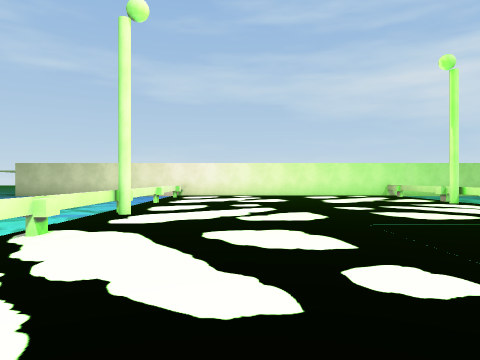
View 1 (above)

14 first-person views from a walk through a Unity game level. The camera is 1.4 m above the floor, looks level and sees 70° across. The floor is counted in squares, 2 m on a side. Each view is taken from the middle of a square. On the plan, view 1 faces up. The plan holds only what a view shows up to about 11 squares ahead; the rest is blank. The place goes on beyond the plan. The player character is not drawn. Some surface patterns are stand-ins.

View 2
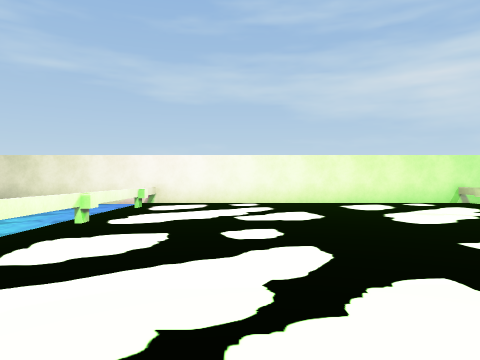

View 3
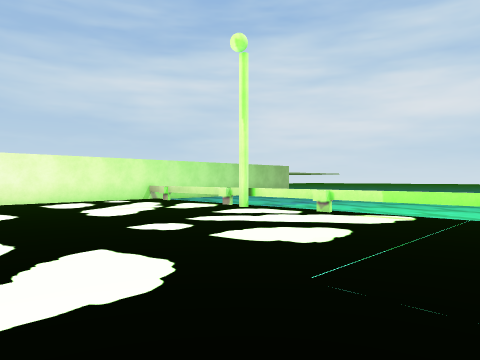

View 4
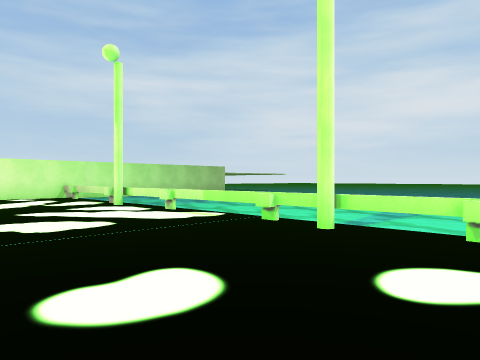

View 5
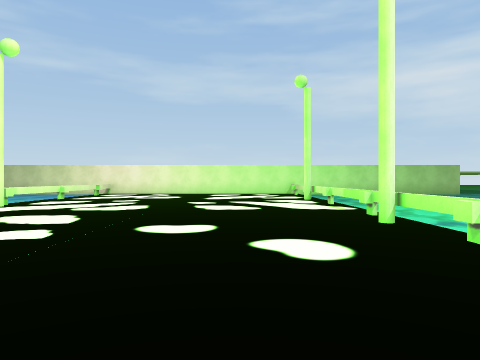

View 6
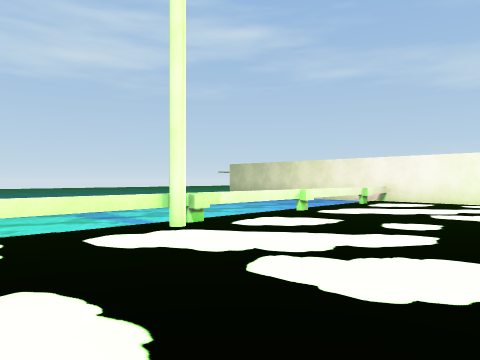

View 7
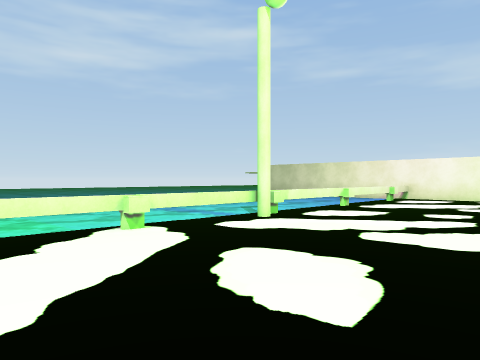

View 8
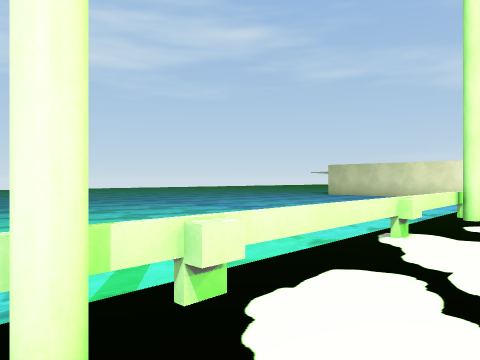

View 9
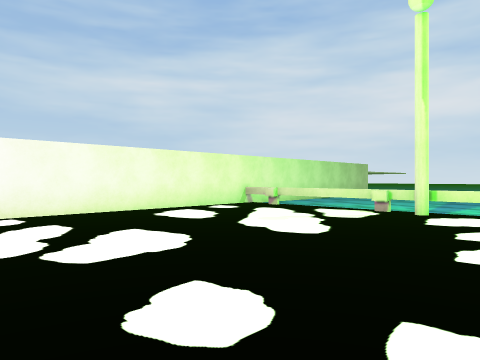

View 10
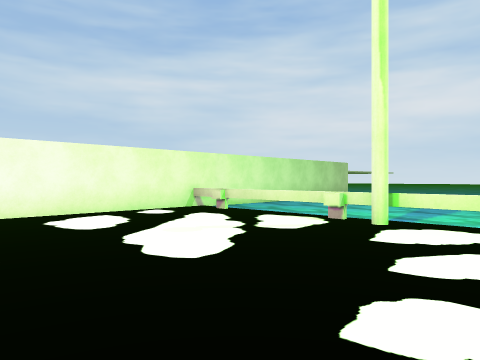

View 11
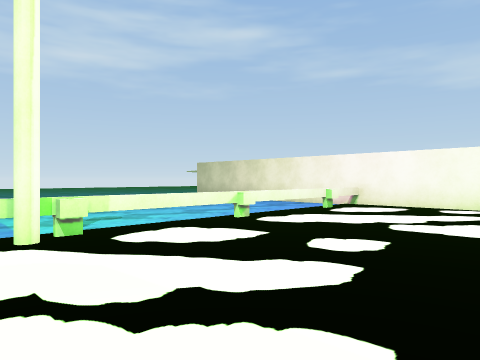

View 12
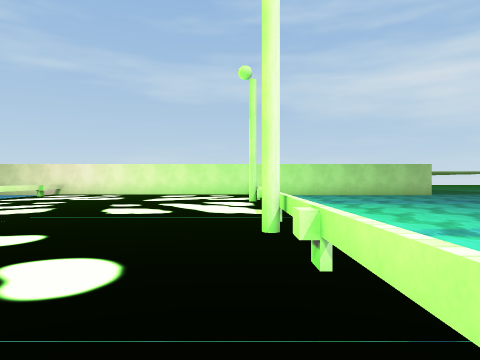

View 13
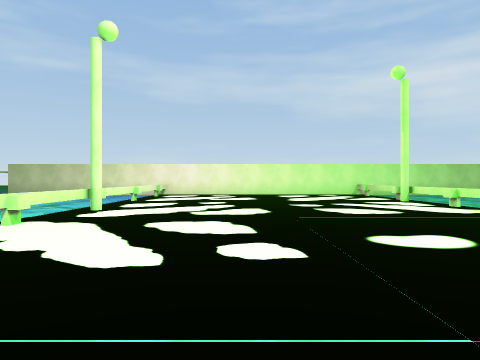

View 14
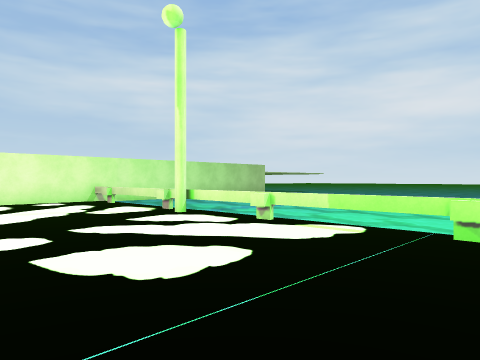

### Floor plan
Key: @ floor where view 1 was taken; # wall or solid block; . floor; = window, fence, low wall or low ledge; ≈ water the walk keeps out of; B block; O other object.
Columns run from 5 left of view 1 to 9 right of it. Each row starts with its distance up from view 1.
 16   ###########
 15 ≈≈=.........=≈≈
 14 ≈≈O.........O≈≈
 13 ≈≈=.........=≈≈
 12 ≈≈=.........=≈≈
 11 ≈≈#B........B≈≈
 10 ≈≈#.........=≈≈
  9 ≈≈=.........=≈≈
  8 ≈≈B.........B≈≈
  7 ≈≈#.........=≈≈
  6 ≈≈=.........=≈≈
  5 ≈≈#.........B≈≈
  4 ≈≈#B....   .=≈≈
  3 ≈≈=.......  =≈≈
  2  ≈=........ B≈≈
  1  ≈B..... ...=
  0  ≈= .@      =
 -1       .    .
 -2          .

Positions as (right, up) in squares from view 1, and headings:
1: (0, 0), facing up
2: (0, 5), facing up
3: (0, 4), facing up-right
4: (2, 1), facing up-right
5: (4, -2), facing up
6: (2, 4), facing up-left
7: (2, 2), facing up-left
8: (-1, 0), facing up-left
9: (-1, 8), facing up-right
10: (1, 8), facing up-right
11: (2, 6), facing up-left
12: (6, -1), facing up
13: (1, -1), facing up
14: (2, 4), facing up-right
